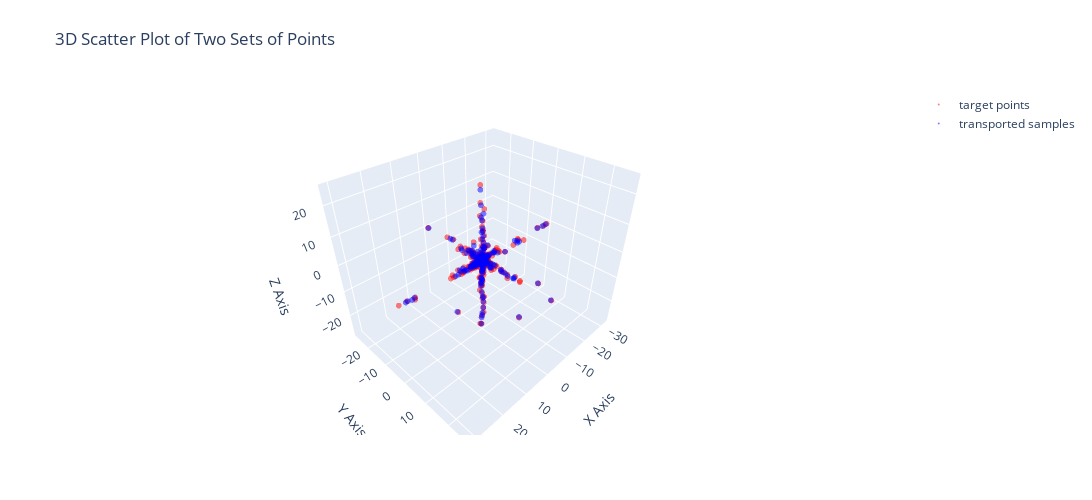

Notebook cell for this chart:
### Code cell
plot_3D_from_two_sources(transported_samples, target_points, 'transported samples', 'target points')

### Figure 1 — Plotly figure (JSON) as saved in the notebook; plotly's stock layout.template omitted (floating-point values rounded to 4 significant figures; data arrays with more than 128 entries replaced by an {"elided": "..."} marker saying what was removed)
{"data": [{"marker": {"color": "red", "opacity": 0.5, "size": 2}, "mode": "markers", "name": "target points", "type": "scatter3d", "x": {"elided": "1000 float values"}, "y": {"elided": "1000 float values"}, "z": {"elided": "1000 float values"}}, {"marker": {"color": "blue", "opacity": 0.5, "size": 2}, "mode": "markers", "name": "transported samples", "type": "scatter3d", "x": {"elided": "1000 float values"}, "y": {"elided": "1000 float values"}, "z": {"elided": "1000 float values"}}], "layout": {"autosize": false, "height": 500, "margin": {"b": 65, "l": 65, "r": 50, "t": 90}, "scene": {"xaxis": {"title": {"text": "X Axis"}}, "yaxis": {"title": {"text": "Y Axis"}}, "zaxis": {"title": {"text": "Z Axis"}}}, "title": {"text": "3D Scatter Plot of Two Sets of Points"}, "width": 1200}}
